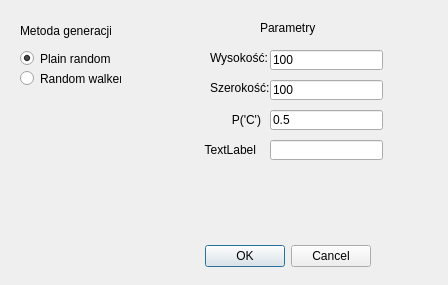
<?xml version="1.0" encoding="UTF-8"?>
<ui version="4.0">
 <class>RandomMapDialog</class>
 <widget class="QDialog" name="RandomMapDialog">
  <property name="geometry">
   <rect>
    <x>0</x>
    <y>0</y>
    <width>448</width>
    <height>285</height>
   </rect>
  </property>
  <property name="maximumSize">
   <size>
    <width>448</width>
    <height>285</height>
   </size>
  </property>
  <property name="windowTitle">
   <string>Losowa</string>
  </property>
  <property name="sizeGripEnabled">
   <bool>false</bool>
  </property>
  <widget class="QDialogButtonBox" name="buttonBox">
   <property name="geometry">
    <rect>
     <x>30</x>
     <y>240</y>
     <width>341</width>
     <height>32</height>
    </rect>
   </property>
   <property name="orientation">
    <enum>Qt::Horizontal</enum>
   </property>
   <property name="standardButtons">
    <set>QDialogButtonBox::Cancel|QDialogButtonBox::Ok</set>
   </property>
  </widget>
  <widget class="QLabel" name="label0">
   <property name="geometry">
    <rect>
     <x>20</x>
     <y>20</y>
     <width>91</width>
     <height>21</height>
    </rect>
   </property>
   <property name="text">
    <string>Metoda generacji</string>
   </property>
  </widget>
  <widget class="QRadioButton" name="radioButton">
   <property name="geometry">
    <rect>
     <x>20</x>
     <y>50</y>
     <width>91</width>
     <height>17</height>
    </rect>
   </property>
   <property name="text">
    <string>Plain random</string>
   </property>
   <property name="checked">
    <bool>true</bool>
   </property>
  </widget>
  <widget class="QRadioButton" name="radioButton_2">
   <property name="enabled">
    <bool>true</bool>
   </property>
   <property name="geometry">
    <rect>
     <x>20</x>
     <y>70</y>
     <width>101</width>
     <height>17</height>
    </rect>
   </property>
   <property name="acceptDrops">
    <bool>false</bool>
   </property>
   <property name="text">
    <string>Random walker</string>
   </property>
   <property name="checked">
    <bool>false</bool>
   </property>
  </widget>
  <widget class="QLabel" name="label">
   <property name="geometry">
    <rect>
     <x>260</x>
     <y>20</y>
     <width>61</width>
     <height>16</height>
    </rect>
   </property>
   <property name="text">
    <string>Parametry</string>
   </property>
  </widget>
  <widget class="QLabel" name="label_2">
   <property name="geometry">
    <rect>
     <x>210</x>
     <y>50</y>
     <width>61</width>
     <height>16</height>
    </rect>
   </property>
   <property name="text">
    <string>Wysokość:</string>
   </property>
  </widget>
  <widget class="QLabel" name="label_3">
   <property name="geometry">
    <rect>
     <x>210</x>
     <y>80</y>
     <width>61</width>
     <height>16</height>
    </rect>
   </property>
   <property name="text">
    <string>Szerokość:</string>
   </property>
  </widget>
  <widget class="QLineEdit" name="lineEditHeight">
   <property name="geometry">
    <rect>
     <x>270</x>
     <y>50</y>
     <width>113</width>
     <height>20</height>
    </rect>
   </property>
   <property name="text">
    <string>100</string>
   </property>
  </widget>
  <widget class="QLineEdit" name="lineEditWidth">
   <property name="geometry">
    <rect>
     <x>270</x>
     <y>80</y>
     <width>113</width>
     <height>20</height>
    </rect>
   </property>
   <property name="text">
    <string>100</string>
   </property>
  </widget>
  <widget class="QLineEdit" name="lineEditParam1">
   <property name="geometry">
    <rect>
     <x>270</x>
     <y>110</y>
     <width>113</width>
     <height>20</height>
    </rect>
   </property>
   <property name="text">
    <string>0.5</string>
   </property>
  </widget>
  <widget class="QLabel" name="labelParam1">
   <property name="enabled">
    <bool>true</bool>
   </property>
   <property name="geometry">
    <rect>
     <x>180</x>
     <y>110</y>
     <width>81</width>
     <height>20</height>
    </rect>
   </property>
   <property name="text">
    <string>P('C')</string>
   </property>
   <property name="alignment">
    <set>Qt::AlignRight|Qt::AlignTrailing|Qt::AlignVCenter</set>
   </property>
  </widget>
  <widget class="QLabel" name="labelParam2">
   <property name="enabled">
    <bool>true</bool>
   </property>
   <property name="geometry">
    <rect>
     <x>175</x>
     <y>140</y>
     <width>81</width>
     <height>20</height>
    </rect>
   </property>
   <property name="text">
    <string>TextLabel</string>
   </property>
   <property name="alignment">
    <set>Qt::AlignRight|Qt::AlignTrailing|Qt::AlignVCenter</set>
   </property>
  </widget>
  <widget class="QLineEdit" name="lineEditParam2">
   <property name="enabled">
    <bool>true</bool>
   </property>
   <property name="geometry">
    <rect>
     <x>270</x>
     <y>140</y>
     <width>113</width>
     <height>20</height>
    </rect>
   </property>
  </widget>
 </widget>
 <resources/>
 <connections>
  <connection>
   <sender>buttonBox</sender>
   <signal>accepted()</signal>
   <receiver>RandomMapDialog</receiver>
   <slot>accept()</slot>
   <hints>
    <hint type="sourcelabel">
     <x>248</x>
     <y>254</y>
    </hint>
    <hint type="destinationlabel">
     <x>157</x>
     <y>274</y>
    </hint>
   </hints>
  </connection>
  <connection>
   <sender>buttonBox</sender>
   <signal>rejected()</signal>
   <receiver>RandomMapDialog</receiver>
   <slot>reject()</slot>
   <hints>
    <hint type="sourcelabel">
     <x>316</x>
     <y>260</y>
    </hint>
    <hint type="destinationlabel">
     <x>286</x>
     <y>274</y>
    </hint>
   </hints>
  </connection>
 </connections>
</ui>
